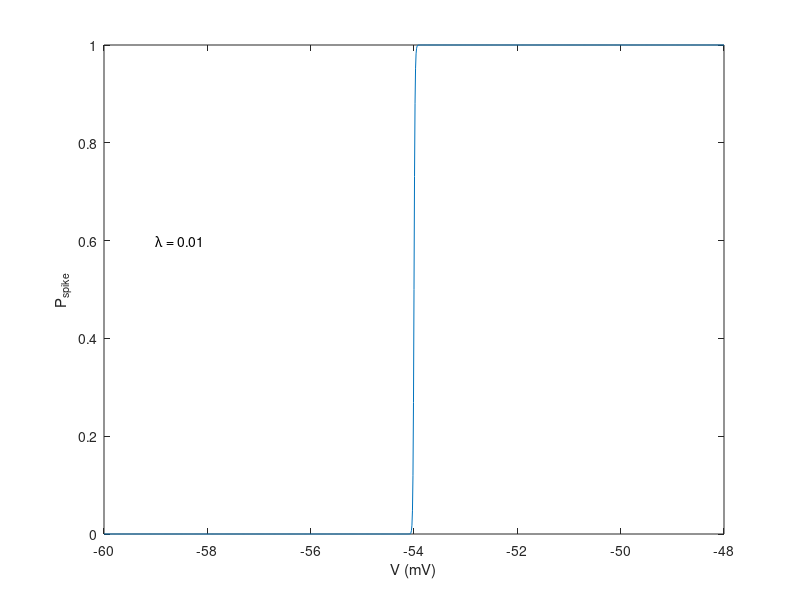

Write MATLAB code to recreate this figure.
logistic = @(Vthresh, lambda, V) 1 ./ (1 + exp(- (V - Vthresh) / lambda));

V = -60:0.01:-48;
Vthresh = -54;
lambda = 0.01;

figure;
plot(V, logistic(Vthresh, lambda, V));
ylabel('P_{spike}');
xlabel('V (mV)');
text(-59, 0.6, '\lambda = 0.01');
xlim([-60 -48]);